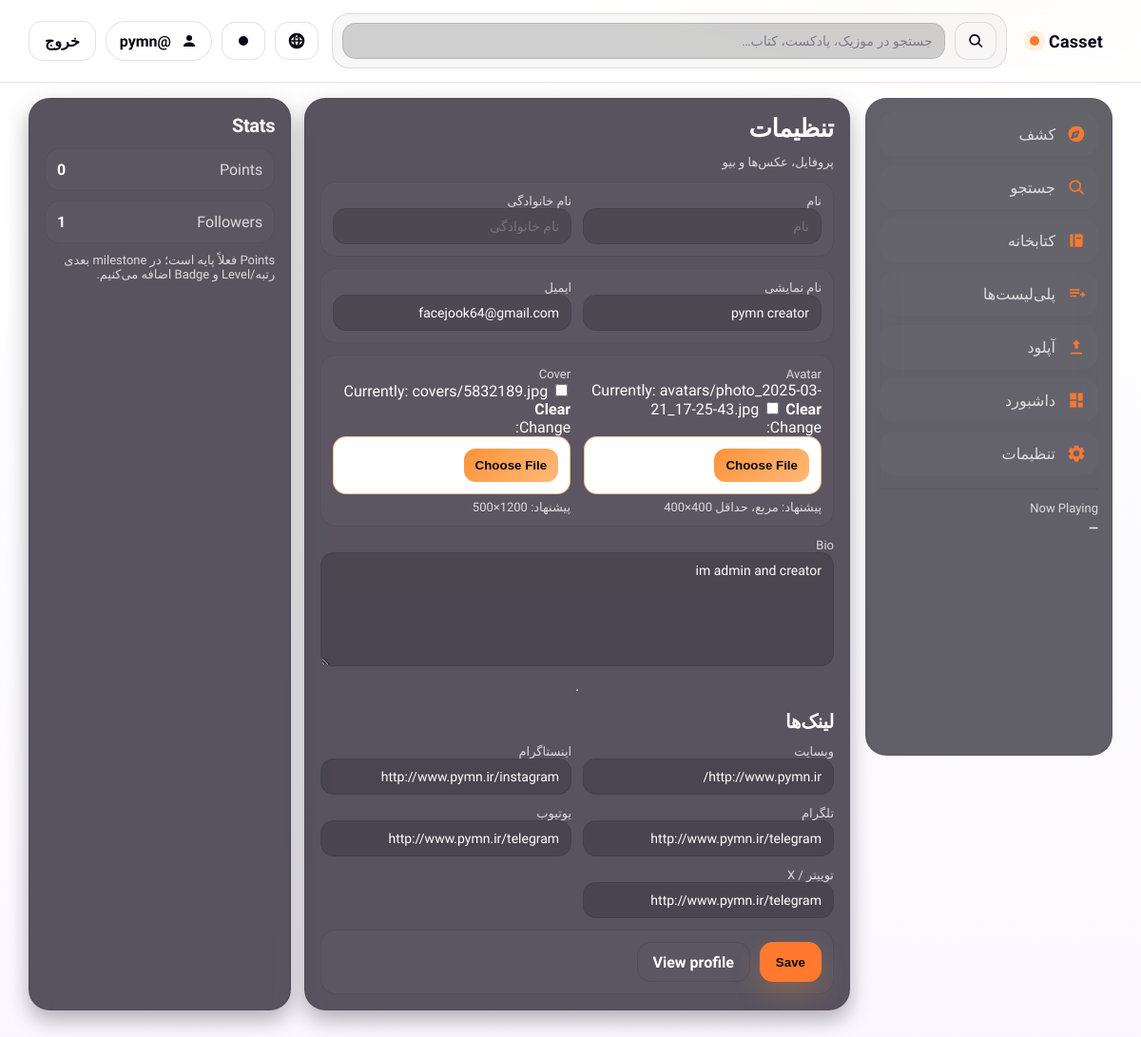
Page /settings/ (signed in) on the committed database.
### accounts/models.py (models this page shows, shortened)
class UserProfile(models.Model):
    class PrimaryContentType(models.TextChoices):
        MUSIC = "music", "Music"
        PODCAST = "podcast", "Podcast"
        AUDIOBOOK = "audiobook", "Audiobook"
        VIDEO = "video", "Video"
    class CreatorStatus(models.TextChoices):
        NONE = "none", "None"
        PENDING = "pending", "Pending"
        APPROVED = "approved", "Approved"
        REJECTED = "rejected", "Rejected"
    user = models.OneToOneField(
        settings.AUTH_USER_MODEL, on_delete=models.CASCADE, related_name="profile"
    )
    display_name = models.CharField(max_length=80, blank=True)
    bio = models.TextField(blank=True)
    cover = models.ImageField(upload_to="covers/", null=True, blank=True)
    avatar = models.ImageField(upload_to="avatars/", null=True, blank=True)
    points = models.IntegerField(default=0)
    follower_count = models.PositiveIntegerField(default=0)
    primary_content_type = models.CharField(
        max_length=16,
        choices=PrimaryContentType.choices,
        default=PrimaryContentType.MUSIC,
    )
    is_vip = models.BooleanField(default=False)
    vip_until = models.DateTimeField(null=True, blank=True)
    website_url = models.URLField(blank=True)
    instagram_url = models.URLField(blank=True)
    telegram_url = models.URLField(blank=True)
    youtube_url = models.URLField(blank=True)
    twitter_url = models.URLField(blank=True)
    public_handle = models.SlugField(max_length=30, unique=True, null=True, blank=True)
    public_handle_set_at = models.DateTimeField(null=True, blank=True)
    phone_number = models.CharField(max_length=32, blank=True, null=True, unique=True)
    phone_verified_at = models.DateTimeField(null=True, blank=True)
    onboarding_complete = models.BooleanField(default=False)
    interests = models.JSONField(default=list, blank=True)
    creator_enabled = models.BooleanField(default=False)
    creator_status = models.CharField(
        max_length=16, choices=CreatorStatus.choices, default=CreatorStatus.NONE
    )
    created_at = models.DateTimeField(auto_now_add=True)
    updated_at = models.DateTimeField(auto_now=True)

### accounts/views.py (the view)
# urls.py: path("settings/", settings_view, name="settings"),
@login_required
def settings_view(request):
    profile, _ = UserProfile.objects.get_or_create(user=request.user)
    if request.method == "POST":
        form = ProfileSettingsForm(request.POST, request.FILES, instance=profile)
        if form.is_valid():
            form.save()
            messages.success(request, "تنظیمات پروفایل ذخیره شد ✅")
            return redirect("settings")
        messages.error(request, "خطا: لطفاً موارد را بررسی کن.")
    else:
        form = ProfileSettingsForm(instance=profile)
    return render(request, "accounts/settings.html", {"form": form, "profile": profile})

### accounts/forms.py (shortened to what this page needs)
class ProfileSettingsForm(forms.ModelForm):
    email = forms.EmailField(required=True)
    first_name = forms.CharField(required=False, max_length=150, widget=forms.TextInput(attrs={"placeholder": "نام"}))
    last_name = forms.CharField(required=False, max_length=150, widget=forms.TextInput(attrs={"placeholder": "نام خانوادگی"}))
    class Meta:
        model = UserProfile
        fields = [
            "display_name",
            "bio",
            "cover",
            "avatar",
            "website_url",
            "instagram_url",
            "telegram_url",
            "youtube_url",
            "twitter_url",
        ]
        widgets = {
            "bio": forms.Textarea(attrs={"rows": 3, "placeholder": "یک بیو کوتاه (حداکثر 160 کاراکتر)..."}),
        }
    def __init__(self, *args, **kwargs):
        super().__init__(*args, **kwargs)
        if self.instance and getattr(self.instance, "user", None):
            self.fields["email"].initial = self.instance.user.email
            self.fields["first_name"].initial = self.instance.user.first_name
            self.fields["last_name"].initial = self.instance.user.last_name

### templates/accounts/settings.html (shortened to what this page needs)
{% extends "base.html" %}
{% block content %}
<div class="grid">
  <section class="card">
    <h1 data-i18n="settings">تنظیمات</h1>
    <p class="muted small">پروفایل، عکس‌ها و بیو</p>
    <form method="post" enctype="multipart/form-data" class="stack gap-2">
      <div class="row row-top" style="gap:12px;flex-wrap:wrap">
        <div style="min-width:240px;flex:1">
          <div class="muted small">نام</div>
          {{ form.first_name }}
        </div>
        <div style="min-width:240px;flex:1">
          <div class="muted small">نام خانوادگی</div>
          {{ form.last_name }}
        </div>
      </div>
      <div class="row row-top" style="gap:12px;flex-wrap:wrap">
        <div style="min-width:240px;flex:1">
          <div class="muted small">نام نمایشی</div>
          {{ form.display_name }}
        </div>
        <div style="min-width:240px;flex:1">
          <div class="muted small">ایمیل</div>
          {{ form.email }}
        </div>
      </div>
      <div class="row row-top">
        <div style="min-width:0;flex:1">
          <div class="muted small">Avatar</div>
          {{ form.avatar }}
          <div class="muted small" style="margin-top:6px">پیشنهاد: مربع، حداقل 400×400</div>
        </div>
        <div style="min-width:0;flex:1">
          <div class="muted small">Cover</div>
          {{ form.cover }}
          <div class="muted small" style="margin-top:6px">پیشنهاد: 1200×500</div>
        </div>
      </div>
      <div>
        <div class="muted small">Bio</div>
        {{ form.bio }}
      </div>
      <hr>
      <h2 style="margin:0">لینک‌ها</h2>
      <div class="grid" style="grid-template-columns:repeat(2, minmax(0,1fr));gap:12px">
        <div>
          <div class="muted small">وبسایت</div>
          {{ form.website_url }}
        </div>
        <div>
          <div class="muted small">اینستاگرام</div>
          {{ form.instagram_url }}
        </div>
        <div>
          <div class="muted small">تلگرام</div>
          {{ form.telegram_url }}
        </div>
        <div>
          <div class="muted small">یوتیوب</div>
          {{ form.youtube_url }}
        </div>
        <div>
          <div class="muted small">توییتر / X</div>
          {{ form.twitter_url }}
        </div>
      </div>
      <div class="row" style="justify-content:flex-start;gap:10px;flex-wrap:wrap">
        <button class="btn btn--primary" type="submit">Save</button>
        <a class="btn btn--ghost" href="{% if profile.public_handle %}/{{ profile.public_handle }}/{% else %}/@{{ request.user.username }}/{% endif %}">View profile</a>
      </div>
    </form>
  </section>
  <aside class="card">
    <h2>Stats</h2>
    <div class="list">
      <div class="row">
        <span class="muted">Points</span>
        <span style="font-weight:900">{{ profile.points }}</span>
      </div>
      <div class="row">
        <span class="muted">Followers</span>
        <span style="font-weight:900">{{ profile.follower_count }}</span>
      </div>
    </div>
    <p class="muted small" style="margin-top:10px">
      Points فعلاً پایه است؛ در milestone بعدی رتبه/Level و Badge اضافه می‌کنیم.
    </p>
  </aside>
</div>
{% endblock %}

### templates/base.html (shortened to what this page needs)
{% load static %}
<!doctype html>
<html lang="fa" dir="rtl" data-theme="dark">
<head>
  <link rel="stylesheet" href="{% static 'app.css' %}" />
</head>
<body>
  <header class="topbar">
    <div class="topbar__inner">
      <a class="brand" href="/" aria-label="Casset">
        <span class="brand__name">Casset</span><span class="brand__dot" aria-hidden="true"></span>
      </a>
      <form class="search" action="/search/" method="get" role="search">
        <button class="iconbtn iconbtn--ghost" type="submit" aria-label="جستجو">
          <svg class="icon"><use href="#i-search"/></svg>
        </button>
        <input class="search__input" type="search" name="q" placeholder="جستجو در موزیک، پادکست، کتاب…" autocomplete="off">
      </form>
      <div class="topbar__actions">
        <button class="iconbtn" type="button" id="langToggle" aria-label="Language"><svg class="icon"><use href="#i-lang"/></svg></button><button class="iconbtn iconbtn--ghost" id="themeToggle" type="button" aria-label="تغییر تم">
          <svg class="icon" id="themeIcon"><use href="#i-moon"/></svg>
        </button>
        {% if request.user.is_authenticated %}
          <a class="chip" href="/@{{ request.user.username }}/" title="پروفایل">
            <svg class="icon"><use href="#i-user"/></svg>
            <span class="chip__text">@{{ request.user.username }}</span>
          </a>
          <a class="btn btn--ghost" href="/logout/">خروج</a>
        {% else %}
          <a class="btn btn--ghost" href="/login/">ورود</a>
          <a class="btn btn--primary" href="/register/">ثبت‌نام</a>
        {% endif %}
      </div>
    </div>
  </header>
  <div class="appshell">
    <aside class="sidebar" aria-label="Sidebar">
      <nav class="sidenav">
        <a class="sidenav__link" href="/discover/"><svg class="icon"><use href="#i-compass"/></svg><span>کشف</span></a>
        <a class="sidenav__link" href="/search/"><svg class="icon"><use href="#i-search"/></svg><span>جستجو</span></a>
        <a class="sidenav__link" href="/library/"><svg class="icon"><use href="#i-library"/></svg><span>کتابخانه</span></a>
        <a class="sidenav__link" href="/library/#playlists"><svg class="icon"><use href="#i-playlist"/></svg><span>پلی‌لیست‌ها</span></a>
        <a class="sidenav__link" href="/upload/"><svg class="icon"><use href="#i-upload"/></svg><span>آپلود</span></a>
        {% if request.user.is_authenticated %}
          <a class="sidenav__link" href="/dashboard/"><svg class="icon"><use href="#i-dashboard"/></svg><span>داشبورد</span></a>
          <a class="sidenav__link" href="/settings/"><svg class="icon"><use href="#i-settings"/></svg><span>تنظیمات</span></a>
        {% endif %}
      </nav>
      <div class="sidebar__hint">
        <div class="muted small">Now Playing</div>
        <div class="sidebar__np" id="sidebarNowPlaying">—</div>
      </div>
    </aside>
    <main id="main" class="page">
      {% block content %}{% endblock %}
    </main>
  </div>
</body>
</html>

### templates/base.html (style rules this page uses)
html[data-theme="light"] { --text: #ffffff; --muted: rgba(255,255,255,.78); }
html[data-theme="light"] .topbar, html[data-theme="light"] .topbar .brand__name, html[data-theme="light"] .topbar .chip__text, html[data-theme="light"] .topbar a, html[data-theme="light"] .topbar button, html[data-theme="light"] .topbar input { color:#0a0712 !important; }
html[data-theme="light"] .topbar .icon { fill:#0a0712 !important; }
.row-top { align-items:flex-start;gap:14px }
input[type="file"] { width:100%; padding:12px 12px; background: var(--panel, rgba(255,255,255,.04)); border: 1px solid rgba(255,147,56,.55); border-radius: 14px; color: var(--text); outline: none; }

### rows in the picture
UserProfile: display_name "pymn creator", bio "im admin and creator", website_url "http://www.pymn.ir/", instagram_url "http://www.pymn.ir/instagram", telegram_url "http://www.pymn.ir/telegram", youtube_url "http://www.pymn.ir/telegram", twitter_url "http://www.pymn.ir/telegram", points "0", follower_count "1"

### other values in the picture
{{ request.user.username }} "pymn"
